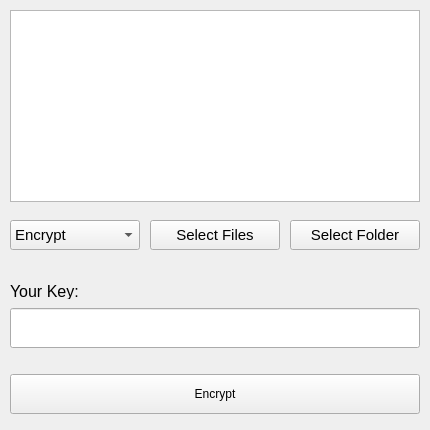
<?xml version="1.0" encoding="UTF-8"?>
<ui version="4.0">
 <class>MainWindow</class>
 <widget class="QMainWindow" name="MainWindow">
  <property name="geometry">
   <rect>
    <x>0</x>
    <y>0</y>
    <width>430</width>
    <height>430</height>
   </rect>
  </property>
  <property name="minimumSize">
   <size>
    <width>430</width>
    <height>430</height>
   </size>
  </property>
  <property name="maximumSize">
   <size>
    <width>430</width>
    <height>430</height>
   </size>
  </property>
  <property name="windowTitle">
   <string>Py-File-Guard-GUI</string>
  </property>
  <property name="styleSheet">
   <string notr="true"/>
  </property>
  <widget class="QWidget" name="centralwidget">
   <widget class="QTextBrowser" name="txtLog">
    <property name="geometry">
     <rect>
      <x>10</x>
      <y>10</y>
      <width>410</width>
      <height>192</height>
     </rect>
    </property>
   </widget>
   <widget class="QLabel" name="label">
    <property name="geometry">
     <rect>
      <x>10</x>
      <y>283</y>
      <width>81</width>
      <height>16</height>
     </rect>
    </property>
    <property name="font">
     <font>
      <pointsize>12</pointsize>
      <italic>false</italic>
     </font>
    </property>
    <property name="toolTip">
     <string/>
    </property>
    <property name="text">
     <string>Your Key:</string>
    </property>
   </widget>
   <widget class="QComboBox" name="modeBox">
    <property name="geometry">
     <rect>
      <x>10</x>
      <y>220</y>
      <width>130</width>
      <height>30</height>
     </rect>
    </property>
    <property name="font">
     <font>
      <pointsize>11</pointsize>
     </font>
    </property>
    <property name="toolTip">
     <string>Select Mode(Encrypt Or Decrypt)</string>
    </property>
    <item>
     <property name="text">
      <string>Encrypt</string>
     </property>
    </item>
    <item>
     <property name="text">
      <string>Decrypt</string>
     </property>
    </item>
   </widget>
   <widget class="QPushButton" name="btnSelectFile">
    <property name="geometry">
     <rect>
      <x>150</x>
      <y>220</y>
      <width>130</width>
      <height>30</height>
     </rect>
    </property>
    <property name="font">
     <font>
      <pointsize>11</pointsize>
     </font>
    </property>
    <property name="toolTip">
     <string>Select Files For Encrypt/Decrypt</string>
    </property>
    <property name="text">
     <string>Select Files</string>
    </property>
   </widget>
   <widget class="QLineEdit" name="inputKey">
    <property name="geometry">
     <rect>
      <x>10</x>
      <y>308</y>
      <width>410</width>
      <height>40</height>
     </rect>
    </property>
    <property name="font">
     <font>
      <pointsize>11</pointsize>
     </font>
    </property>
    <property name="toolTip">
     <string>Enter Your  Password</string>
    </property>
   </widget>
   <widget class="QPushButton" name="btnSelectFolder">
    <property name="geometry">
     <rect>
      <x>290</x>
      <y>220</y>
      <width>130</width>
      <height>30</height>
     </rect>
    </property>
    <property name="font">
     <font>
      <pointsize>11</pointsize>
      <italic>false</italic>
     </font>
    </property>
    <property name="toolTip">
     <string>Select Output Folder For Save Files</string>
    </property>
    <property name="text">
     <string>Select Folder</string>
    </property>
   </widget>
   <widget class="QPushButton" name="btnEncDec">
    <property name="geometry">
     <rect>
      <x>10</x>
      <y>374</y>
      <width>410</width>
      <height>40</height>
     </rect>
    </property>
    <property name="text">
     <string>Encrypt</string>
    </property>
   </widget>
  </widget>
 </widget>
 <resources/>
 <connections/>
</ui>
